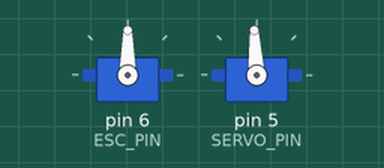
The sketch below on a simulated Arduino Uno, built with avr-gcc and run on an emulated ATmega328P. Shown: 2 × servo. What the sketch prints to the serial monitor is not drawn.

Above: at 0.05 s.
Timing chart, 0 to 16.8 s (numbered marks = the images above):
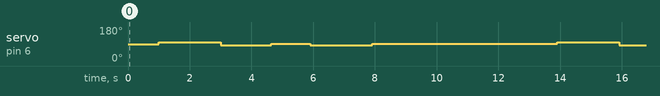

The sketch:

esc-controller.ino
```cpp
#include <Servo.h>

// ESC settings
const int ESC_PIN = 6, ESC_FWD = 1580,  ESC_STOP = 1495, ESC_BWD = 1395;

// Servo settings
const int SERVO_PIN = 5, SERVO_N = 1500;

// Timing constants
const int BAUD_RATE = 115200, DELAY_MS = 1000;

// Global variables
Servo esc, servo;

void setup() {
  pinMode(ESC_PIN, OUTPUT);
  esc.attach(ESC_PIN);
  Serial.begin(BAUD_RATE);

  pinMode(SERVO_PIN, OUTPUT);
  servo.attach(SERVO_PIN);
}

void loop() {
  Serial.println("======= START OF THE TEST =======");
  servo.writeMicroseconds(SERVO_N);
  delay(DELAY_MS);

  // 1. Move forward
  Serial.println("First step: Moving forward.");
  esc.writeMicroseconds(ESC_FWD);
  delay(2*DELAY_MS);

  // 2. Braking
  Serial.println("Second step: Braking (backward for one second).");
  esc.writeMicroseconds(ESC_BWD);
  delay(150);

  // 3. Neutral
  Serial.println("Third step: Fooling ESC (unlocking backward movement).");
  esc.writeMicroseconds(ESC_STOP);
  delay(150);

  // 4. Move backward
  Serial.println("Fourth step: Moving backward.");
  esc.writeMicroseconds(ESC_BWD);
  delay(2*DELAY_MS);

  // 5. Stop
  Serial.println("Fifth step: Stop.");
  esc.writeMicroseconds(ESC_STOP);
  delay(2*DELAY_MS);

  Serial.println("======= END OF THE TEST =======");
  delay(3*DELAY_MS);
}
```

Measured:
- by itself, servo on pin 6 (ESC_PIN): repeats every 12.9 s: 83° 1.6 s, 92° 1.3 s, 83° 2.0 s, 92° 6.0 s, 100° 2.0 s
